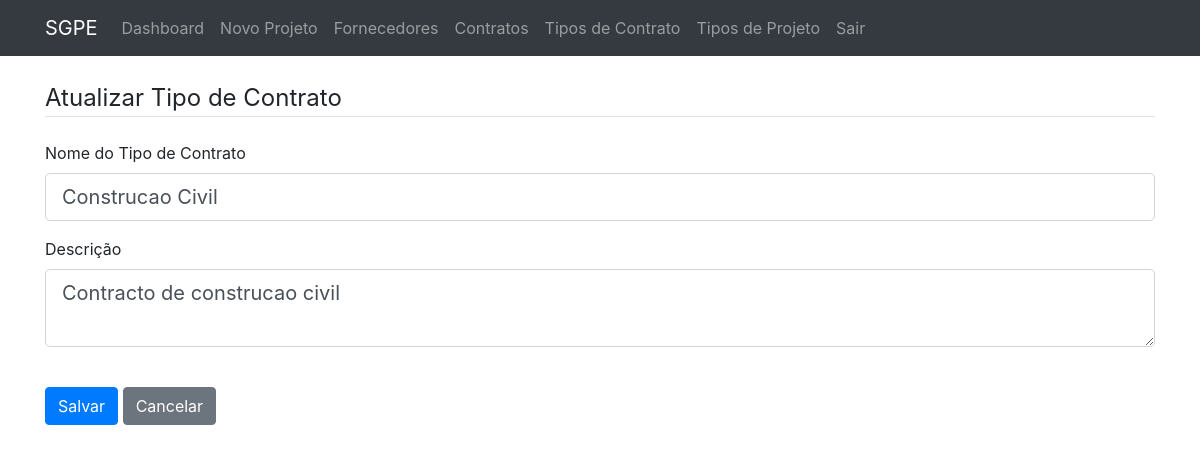
The page /contract_type/1/update (signed in) on the database as committed earlier.
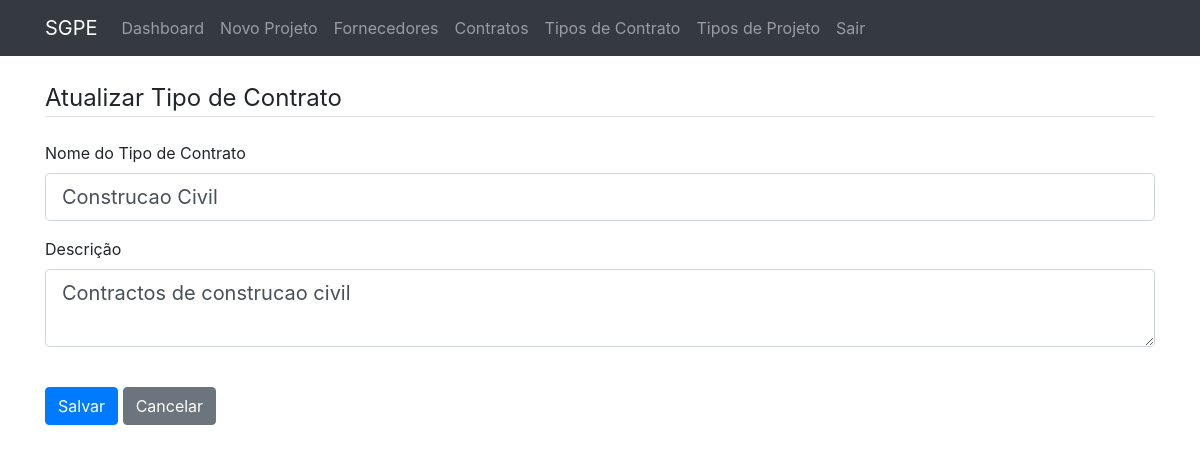
The same page on the database as committed later.
### sgpe/models.py (models this page shows, shortened)
class ContractType(db.Model):
    id = db.Column(db.Integer, primary_key=True)
    name = db.Column(db.String(100), unique=True, nullable=False)
    description = db.Column(db.Text, nullable=True)
    contracts = db.relationship('Contract', backref='contract_type_info', lazy=True)

### sgpe/main/routes.py (the view)
@main.route('/contract_type/<int:type_id>/update', methods=['GET', 'POST'])
@login_required
def update_contract_type(type_id):
    contract_type = ContractType.query.get_or_404(type_id)
    if not current_user.is_admin:
        flash('Não tem permissão para executar esta ação.', 'danger')
        return redirect(url_for('main.contract_types'))
    form = ContractTypeForm(obj=contract_type)
    if form.validate_on_submit():
        contract_type.name = form.name.data
        contract_type.description = form.description.data
        db.session.commit()
        flash('Tipo de contrato atualizado com sucesso!', 'success')
        return redirect(url_for('main.contract_types'))
    return render_template('add_contract_type.html', title='Atualizar Tipo de Contrato', form=form, legend='Atualizar Tipo de Contrato')

### sgpe/forms.py (shortened to what this page needs)
class ContractTypeForm(FlaskForm):
    name = StringField('Nome do Tipo de Contrato', validators=[DataRequired(), Length(max=100)])
    description = TextAreaField('Descrição', validators=[Optional()])
    submit = SubmitField('Salvar')
    def __init__(self, *args, **kwargs):
        super(ContractTypeForm, self).__init__(*args, **kwargs)
        self.obj_instance = kwargs.get('obj')

### sgpe/__init__.py (called while the page is built)
def create_app(config_name):
    app = Flask(__name__, template_folder='../templates', static_folder='../static')
    app.config.from_object(config[config_name])
    config[config_name].init_app(app)
    db.init_app(app)
    bcrypt.init_app(app)
    login_manager.init_app(app)
    from sgpe.models import User
    @login_manager.user_loader
    def load_user(user_id):
        return User.query.get(int(user_id))
    from sgpe.main.routes import main
    app.register_blueprint(main)
    return app

### templates/add_contract_type.html (shortened to what this page needs)
{% extends "layout.html" %}
{% block content %}
    <div class="content-section">
        <form method="POST" action="">
            <fieldset class="form-group">
                <legend class="border-bottom mb-4">{{ legend }}</legend>
                <div class="form-group mb-3">
                    {{ form.name.label(class="form-control-label") }}
                    {% if form.name.errors %}
                        {{ form.name(class="form-control form-control-lg is-invalid") }}
                        <div class="invalid-feedback">
                            {% for error in form.name.errors %}
                                <span>{{ error }}</span>
                            {% endfor %}
                        </div>
                    {% else %}
                        {{ form.name(class="form-control form-control-lg") }}
                    {% endif %}
                </div>
                <div class="form-group mb-3">
                    {{ form.description.label(class="form-control-label") }}
                    {% if form.description.errors %}
                        {{ form.description(class="form-control form-control-lg is-invalid") }}
                        <div class="invalid-feedback">
                            {% for error in form.description.errors %}
                                <span>{{ error }}</span>
                            {% endfor %}
                        </div>
                    {% else %}
                        {{ form.description(class="form-control form-control-lg") }}
                    {% endif %}
                </div>
            </fieldset>
            <div class="form-group mt-4">
                {{ form.submit(class="btn btn-primary") }}
                <a href="{{ url_for('main.contract_types') }}" class="btn btn-secondary">Cancelar</a>
            </div>
        </form>
    </div>
{% endblock content %}

Rows that differ between the two databases and show on the page:
changed ContractType "Construcao Civil": description "Contracto de construcao civil" → "Contractos de construcao civil"
